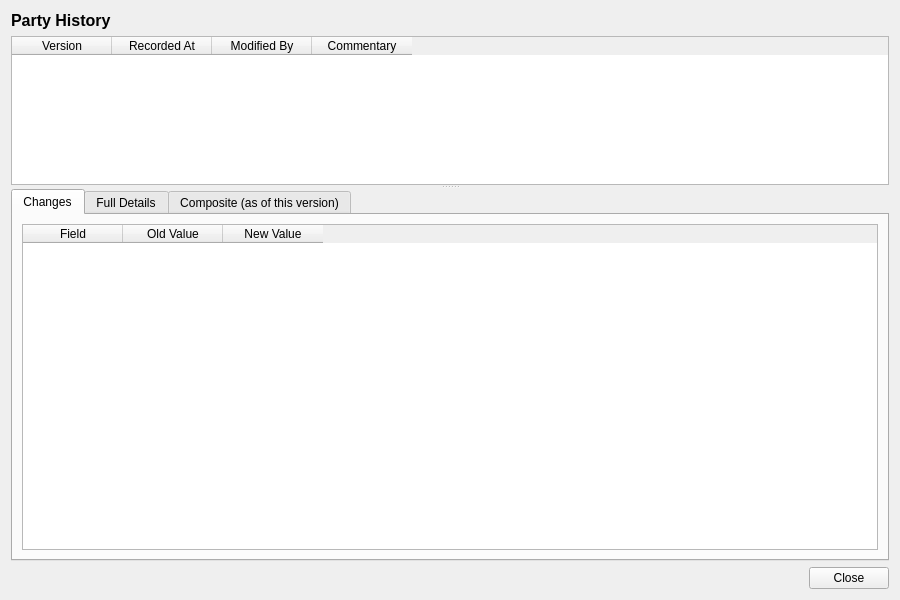
<?xml version="1.0" encoding="UTF-8"?>
<ui version="4.0">
 <class>PartyHistoryDialog</class>
 <widget class="QWidget" name="PartyHistoryDialog">
  <property name="geometry">
   <rect>
    <x>0</x>
    <y>0</y>
    <width>900</width>
    <height>600</height>
   </rect>
  </property>
  <property name="windowTitle">
   <string>Party History</string>
  </property>
  <layout class="QVBoxLayout" name="verticalLayout">
   <item>
    <widget class="QLabel" name="titleLabel">
     <property name="font">
      <font>
       <pointsize>12</pointsize>
       <bold>true</bold>
      </font>
     </property>
     <property name="text">
      <string>Party History</string>
     </property>
    </widget>
   </item>
   <item>
    <widget class="QSplitter" name="splitter">
     <property name="orientation">
      <enum>Qt::Vertical</enum>
     </property>
     <widget class="QTableWidget" name="versionListWidget">
      <property name="minimumHeight">
       <number>150</number>
      </property>
      <property name="maximumHeight">
       <number>250</number>
      </property>
      <property name="alternatingRowColors">
       <bool>true</bool>
      </property>
      <property name="editTriggers">
       <set>QAbstractItemView::NoEditTriggers</set>
      </property>
      <property name="selectionMode">
       <enum>QAbstractItemView::SingleSelection</enum>
      </property>
      <property name="selectionBehavior">
       <enum>QAbstractItemView::SelectRows</enum>
      </property>
      <column>
       <property name="text">
        <string>Version</string>
       </property>
      </column>
      <column>
       <property name="text">
        <string>Recorded At</string>
       </property>
      </column>
      <column>
       <property name="text">
        <string>Modified By</string>
       </property>
      </column>
      <column>
       <property name="text">
        <string>Commentary</string>
       </property>
      </column>
     </widget>
     <widget class="QWidget" name="detailWidget">
      <layout class="QVBoxLayout" name="detailLayout">
       <property name="leftMargin">
        <number>0</number>
       </property>
       <property name="topMargin">
        <number>0</number>
       </property>
       <property name="rightMargin">
        <number>0</number>
       </property>
       <property name="bottomMargin">
        <number>0</number>
       </property>
       <item>
        <widget class="QTabWidget" name="tabWidget">
         <property name="currentIndex">
          <number>0</number>
         </property>
         <widget class="QWidget" name="changesTab">
          <attribute name="title">
           <string>Changes</string>
          </attribute>
          <layout class="QVBoxLayout" name="changesTabLayout">
           <item>
            <widget class="QTableWidget" name="changesTableWidget">
             <property name="editTriggers">
              <set>QAbstractItemView::NoEditTriggers</set>
             </property>
             <property name="alternatingRowColors">
              <bool>true</bool>
             </property>
             <property name="selectionMode">
              <enum>QAbstractItemView::SingleSelection</enum>
             </property>
             <property name="selectionBehavior">
              <enum>QAbstractItemView::SelectRows</enum>
             </property>
             <column>
              <property name="text">
               <string>Field</string>
              </property>
             </column>
             <column>
              <property name="text">
               <string>Old Value</string>
              </property>
             </column>
             <column>
              <property name="text">
               <string>New Value</string>
              </property>
             </column>
            </widget>
           </item>
          </layout>
         </widget>
         <widget class="QWidget" name="fullDetailsTab">
          <attribute name="title">
           <string>Full Details</string>
          </attribute>
          <layout class="QVBoxLayout" name="fullDetailsTabLayout">
           <item>
            <widget class="QScrollArea" name="scrollArea">
             <property name="widgetResizable">
              <bool>true</bool>
             </property>
             <widget class="QWidget" name="scrollAreaWidgetContents">
              <property name="geometry">
               <rect>
                <x>0</x>
                <y>0</y>
                <width>560</width>
                <height>450</height>
               </rect>
              </property>
              <layout class="QFormLayout" name="formLayout">
               <item row="0" column="0">
                <widget class="QLabel" name="codeValueLabel">
                 <property name="text">
                  <string>Short Code:</string>
                 </property>
                </widget>
               </item>
               <item row="0" column="1">
                <widget class="QLabel" name="codeValue">
                 <property name="text">
                  <string/>
                 </property>
                </widget>
               </item>
               <item row="1" column="0">
                <widget class="QLabel" name="nameValueLabel">
                 <property name="text">
                  <string>Full Name:</string>
                 </property>
                </widget>
               </item>
               <item row="1" column="1">
                <widget class="QLabel" name="nameValue">
                 <property name="text">
                  <string/>
                 </property>
                </widget>
               </item>
               <item row="2" column="0">
                <widget class="QLabel" name="transliteratedNameValueLabel">
                 <property name="text">
                  <string>Transliterated Name:</string>
                 </property>
                </widget>
               </item>
               <item row="2" column="1">
                <widget class="QLabel" name="transliteratedNameValue">
                 <property name="text">
                  <string/>
                 </property>
                </widget>
               </item>
               <item row="3" column="0">
                <widget class="QLabel" name="partyCategoryValueLabel">
                 <property name="text">
                  <string>Category:</string>
                 </property>
                </widget>
               </item>
               <item row="3" column="1">
                <widget class="QLabel" name="partyCategoryValue">
                 <property name="text">
                  <string/>
                 </property>
                </widget>
               </item>
               <item row="4" column="0">
                <widget class="QLabel" name="partyTypeValueLabel">
                 <property name="text">
                  <string>Party Type:</string>
                 </property>
                </widget>
               </item>
               <item row="4" column="1">
                <widget class="QLabel" name="partyTypeValue">
                 <property name="text">
                  <string/>
                 </property>
                </widget>
               </item>
               <item row="5" column="0">
                <widget class="QLabel" name="statusValueLabel">
                 <property name="text">
                  <string>Status:</string>
                 </property>
                </widget>
               </item>
               <item row="5" column="1">
                <widget class="QLabel" name="statusValue">
                 <property name="text">
                  <string/>
                 </property>
                </widget>
               </item>
               <item row="6" column="0">
                <widget class="QLabel" name="businessCenterValueLabel">
                 <property name="text">
                  <string>Business Centre:</string>
                 </property>
                </widget>
               </item>
               <item row="6" column="1">
                <widget class="QLabel" name="businessCenterValue">
                 <property name="text">
                  <string/>
                 </property>
                </widget>
               </item>
               <item row="7" column="0">
                <widget class="QLabel" name="versionNumberLabel">
                 <property name="text">
                  <string>Version:</string>
                 </property>
                </widget>
               </item>
               <item row="7" column="1">
                <widget class="QLabel" name="versionNumberValue">
                 <property name="text">
                  <string/>
                 </property>
                </widget>
               </item>
               <item row="8" column="0">
                <widget class="QLabel" name="modifiedByLabel">
                 <property name="text">
                  <string>Modified By:</string>
                 </property>
                </widget>
               </item>
               <item row="8" column="1">
                <widget class="QLabel" name="modifiedByValue">
                 <property name="text">
                  <string/>
                 </property>
                </widget>
               </item>
               <item row="9" column="0">
                <widget class="QLabel" name="recordedAtLabel">
                 <property name="text">
                  <string>Recorded At:</string>
                 </property>
                </widget>
               </item>
               <item row="9" column="1">
                <widget class="QLabel" name="recordedAtValue">
                 <property name="text">
                  <string/>
                 </property>
                </widget>
               </item>
               <item row="10" column="0">
                <widget class="QLabel" name="changeCommentaryLabel">
                 <property name="text">
                  <string>Change Commentary:</string>
                 </property>
                </widget>
               </item>
               <item row="10" column="1">
                <widget class="QLabel" name="changeCommentaryValue">
                 <property name="text">
                  <string/>
                 </property>
                 <property name="wordWrap">
                  <bool>true</bool>
                 </property>
                </widget>
               </item>
              </layout>
             </widget>
            </widget>
           </item>
          </layout>
         </widget>
         <widget class="QWidget" name="compositeTab">
          <attribute name="title">
           <string>Composite (as of this version)</string>
          </attribute>
          <layout class="QVBoxLayout" name="compositeTabLayout">
           <item>
            <widget class="QLabel" name="compositeIdentifiersLabel">
             <property name="text">
              <string>Identifiers:</string>
             </property>
            </widget>
           </item>
           <item>
            <widget class="QListWidget" name="compositeIdentifiersListWidget">
             <property name="editTriggers">
              <set>QAbstractItemView::NoEditTriggers</set>
             </property>
            </widget>
           </item>
           <item>
            <widget class="QLabel" name="compositeContactsLabel">
             <property name="text">
              <string>Contact information:</string>
             </property>
            </widget>
           </item>
           <item>
            <widget class="QListWidget" name="compositeContactsListWidget">
             <property name="editTriggers">
              <set>QAbstractItemView::NoEditTriggers</set>
             </property>
            </widget>
           </item>
          </layout>
         </widget>
        </widget>
       </item>
      </layout>
     </widget>
    </widget>
   </item>
   <item>
    <layout class="QHBoxLayout" name="buttonLayout">
     <item>
      <spacer name="horizontalSpacer">
       <property name="orientation">
        <enum>Qt::Horizontal</enum>
       </property>
       <property name="sizeHint" stdset="0">
        <size><width>40</width><height>20</height></size>
       </property>
      </spacer>
     </item>
     <item>
      <widget class="QPushButton" name="closeButton">
       <property name="text">
        <string>Close</string>
       </property>
      </widget>
     </item>
    </layout>
   </item>
  </layout>
 </widget>
 <resources/>
 <connections/>
</ui>
